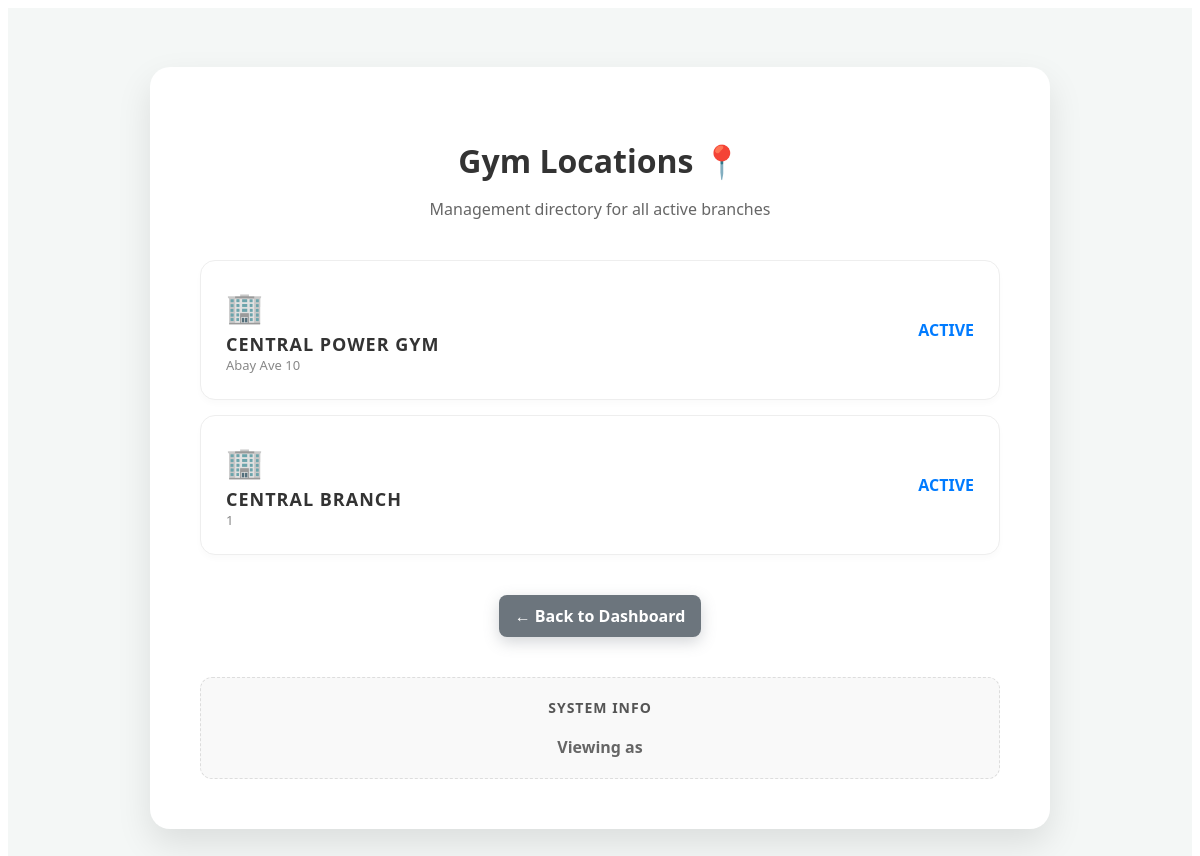
The page /branches/ on the database its author committed.
### Members/models.py (models this page shows, shortened)
class GymBranch(models.Model):
    name  = models.CharField(max_length=100,
                             unique=True,
                             verbose_name='Branch Name')
    address = models.CharField(max_length=255,
                               verbose_name='Location')
    class Meta:
        verbose_name = 'Gym Branch'
        verbose_name_plural = 'Gym Branches'

### Members/views.py (the view)
# urls.py: path('branches/', branch_list, name='branch_list'),
def branch_list(request):
    branches = GymBranch.objects.all()
    return render(request, 'branches.html', {'branches': branches})

### Members/templates/branches.html (shortened to what this page needs)
{% extends "base.html" %}
{% block content %}
<div class="page">
    <div class="container">
        <h1 class="title">Gym Locations 📍</h1>
        <p class="subtitle">Management directory for all active branches</p>
        <div class="stats" style="flex-direction: column; gap: 15px;">
            {% for branch in branches %}
                <div class="card" style="text-align: left; display: flex; justify-content: space-between; align-items: center; width: 100%; box-sizing: border-box;">
                    <div>
                        <span class="icon">🏢</span>
                        <h3 class="label" style="font-size: 18px; color: #333; margin-top: 5px;">{{ branch.name }}</h3>
                        <p style="margin: 0; color: #888; font-size: 13px;">{{ branch.address }}</p>
                    </div>
                    <span class="blue" style="font-weight: bold;">ACTIVE</span>
                </div>
            {% empty %}
                <div class="card">
                    <p class="label">No branches found.</p>
                </div>
            {% endfor %}
        </div>
        <div class="buttons">
            <a href="{% url 'index' %}" class="btn secondary">
                ← Back to Dashboard
            </a>
        </div>
        <div class="staff">
            <h4 class="staff-title">System Info</h4>
            <p class="welcome" style="color: #666;">Viewing as {{ user.username }}</p>
        </div>
    </div>
</div>
{% endblock %}

### Members/static/css/style.css (style rules this page uses)
.page { font-family: 'Segoe UI', Tahoma, Geneva, Verdana, sans-serif; background-color: #f4f7f6; margin: 0; padding: 40px; display: flex; justify-content: center; align-items: center; min-height: 100vh; }
.container { background: white; padding: 50px; border-radius: 20px; box-shadow: 0 15px 35px rgba(0, 0, 0, 0.1); width: 100%; max-width: 800px; text-align: center; }
.title { color: #333; margin-bottom: 10px; }
.subtitle { color: #666; margin-bottom: 40px; }
.stats { display: flex; gap: 20px; justify-content: center; margin-bottom: 40px; }
.card { flex: 1; padding: 25px; background: #ffffff; border: 1px solid #eee; border-radius: 15px; box-shadow: 0 4px 6px rgba(0, 0, 0, 0.02); text-decoration: none; transition: 0.3s; }
.icon { font-size: 30px; }
.blue { color: #007bff; }
.label { margin: 0; color: #888; font-weight: bold; text-transform: uppercase; font-size: 12px; letter-spacing: 1px; }
.buttons { display: flex; justify-content: center; gap: 15px; margin-bottom: 40px; }
.btn { display: inline-block; padding: 15px 30px; color: white; text-decoration: none; border-radius: 10px; font-weight: bold; font-size: 16px; transition: 0.3s; }
.secondary { background: #6c757d; box-shadow: 0 5px 15px rgba(108, 117, 125, 0.3); }
.staff { background: #f9f9f9; padding: 20px; border-radius: 12px; border: 1px dashed #ddd; }
.staff-title { margin-top: 0; color: #555; font-size: 14px; text-transform: uppercase; letter-spacing: 1px; }
.welcome { margin: 0; color: #28a745; font-weight: 600; }
.btn { padding: 10px 16px; text-decoration: none; border-radius: 8px; font-weight: bold; transition: 0.2s; }

### rows shown on the page
GymBranch: name "CENTRAL POWER GYM", address "Abay Ave 10"
GymBranch: name "CENTRAL BRANCH", address "1"
